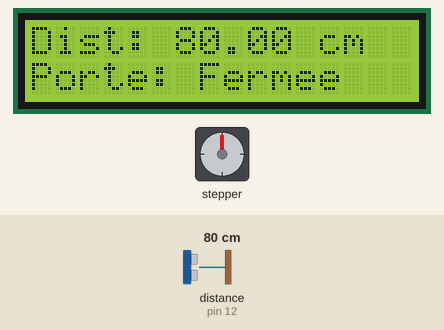
Bench run of a sketch on a simulated Arduino Uno, built with avr-gcc and run on an emulated ATmega328P. Shown: 16×2 character LCD, stepper motor. Inputs (shaded band) come from the test bench; at power-on: distance to the obstacle (sensor on pin 12) 80 cm. The echo pulse lasts 58.3 µs per cm; stepper angles assume 2048 steps per turn; what the sketch prints to the serial monitor is not drawn.

Above: at 3.2 s.
3.3 s: distance to the obstacle (sensor on pin 12) set to 32 cm
At 4.8 s:
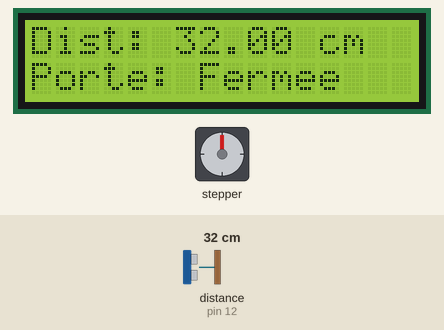
6.3 s: distance to the obstacle (sensor on pin 12) set to 26 cm
At 7.2 s:
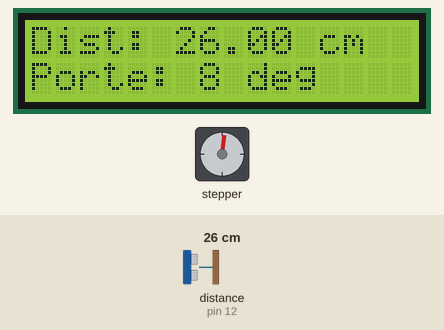
8.1 s: distance to the obstacle (sensor on pin 12) set to 11 cm
At 8.46 s:
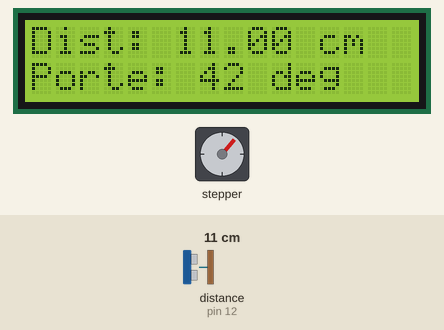
10.7 s: distance to the obstacle (sensor on pin 12) set to 8 cm
At 12.8 s:
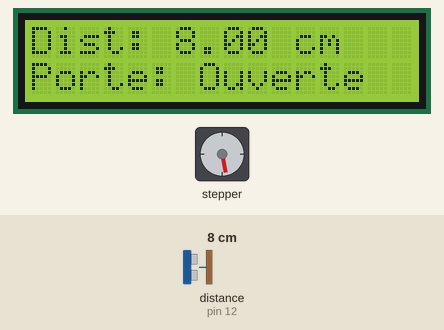
12.9 s: distance to the obstacle (sensor on pin 12) set to 56 cm
At 13.4 s:
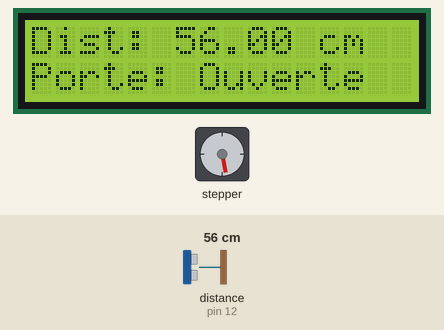
15.9 s: distance to the obstacle (sensor on pin 12) set to 64 cm
At 23.0 s:
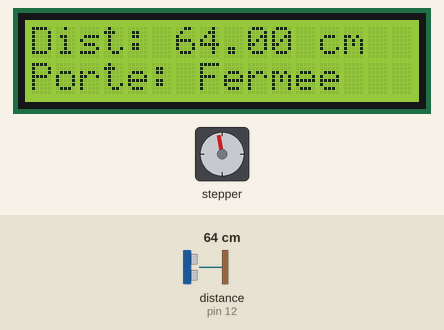
Timing chart, 0 to 23.2 s (numbered marks = the images above; inputs shaded):
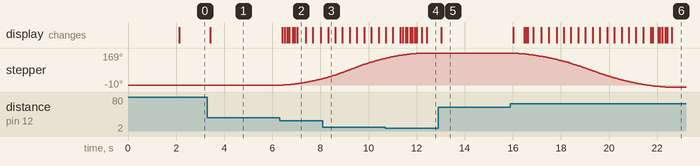

The sketch:

0sx_labo_04.ino
```cpp
#include <HCSR04.h>
#include <LCD_I2C.h>
#include <AccelStepper.h>

#define TRIGGER_PIN 10
#define ECHO_PIN 12

#define MOTOR_INTERFACE_TYPE 4
#define IN_1 31
#define IN_2 33
#define IN_3 35
#define IN_4 37

HCSR04 hc(TRIGGER_PIN, ECHO_PIN);
LCD_I2C lcd(0x27, 16, 2);
AccelStepper myStepper(MOTOR_INTERFACE_TYPE, IN_1, IN_3, IN_2, IN_4);

const char* DA = "2372368";
unsigned long currentTime = 0;
float distance = 0.0;
int degree = 10;
int minAngle = 10;
int maxAngle = 170;
long minStep = (minAngle * 2038.0) / 360;
long maxStep = (maxAngle * 2038.0) / 360;


const int DISPLAY_INTERVAL = 100;
const int DISTANCE_INTERVAL = 50;
const int SERIAL_INTERVAL = 100;
const int DOOR_MOVE_INTERVAL = 2000;

enum Etat {
  FERMEE,
  OUVERTURE,
  OUVERTE,
  FERMETURE
} currentState = FERMEE;

unsigned long doorMoveTime = 0;
bool isMoving = false;

void setup() {
  // put your setup code here, to run once:
  Serial.begin(115200);
  lcd.begin();
  lcd.backlight();

  myStepper.setMaxSpeed(500);
  myStepper.setAcceleration(200);
  myStepper.setSpeed(500);
  myStepper.moveTo(minStep);
  myStepper.enableOutputs();

  departureDisplay();
}

void loop() {
  // put your main code here, to run repeatedly:
  currentTime = millis();
  distance = distanceTask();
  stateManager(distance);
  motorTask();
  screenDisplay(currentTime);
  serialPrint(currentTime);
}

float distanceTask() {
  static unsigned long previousDistance = 0;
  if (currentTime - previousDistance >= DISTANCE_INTERVAL) {
    distance = hc.dist();
    previousDistance = currentTime;
  }
  return distance;
}


void stateManager(float dist) {
  switch (currentState) {
    case FERMEE:
      if (dist < 30 && dist > 0) {
        currentState = OUVERTURE;
        doorMoveTime = currentTime;
        isMoving = true;
        myStepper.enableOutputs();
        myStepper.moveTo(maxStep);
      }
      break;

    case OUVERTURE:
      if (!isMoving) {
        currentState = OUVERTE;
        myStepper.disableOutputs();
      }
      break;

    case OUVERTE:
      if (dist > 60) {
        currentState = FERMETURE;
        doorMoveTime = currentTime;
        isMoving = true;
        myStepper.enableOutputs();
        myStepper.moveTo(-minStep);
      }
      break;

    case FERMETURE:
      if (!isMoving) {
        currentState = FERMEE;
        myStepper.disableOutputs();
      }
      break;
  }
}


void motorTask() {

  if (isMoving) {
    myStepper.run();
    int currentPos = myStepper.currentPosition();
    degree = map(currentPos, minStep, maxStep, minAngle, maxAngle);
    if (!myStepper.isRunning()) {
      isMoving = false;
    }
  }
}

void departureDisplay() {
  lcd.clear();
  lcd.setCursor(0, 0);
  lcd.print(DA);
  lcd.setCursor(0, 1);
  lcd.print("Labo 4A");
  delay(2000);
  lcd.clear();
}

void screenDisplay(unsigned long ct) {
  static unsigned long previousDisplay = 0;

  if (ct - previousDisplay >= DISPLAY_INTERVAL) {
    lcd.clear();
    lcd.setCursor(0, 0);
    lcd.print("Dist: ");
    lcd.print(distance);
    lcd.print(" cm");

    lcd.setCursor(0, 1);
    switch (currentState) {
      case FERMEE:
        lcd.print("Porte: Fermee");
        break;
      case OUVERTE:
        lcd.print("Porte: Ouverte");
        break;
      case OUVERTURE:
      case FERMETURE:
        lcd.print("Porte: ");
        lcd.print(degree);
        lcd.print(" deg");
        break;
    }
    previousDisplay = ct;
  }
}

void serialPrint(unsigned long ct) {
  static unsigned long previousSerial = 0;

  if (ct - previousSerial >= SERIAL_INTERVAL) {
    Serial.print("etd:");
    Serial.print(DA);
    Serial.print(",dist:");
    Serial.print(distance);
    Serial.print(",deg:");
    Serial.println(degree);

    previousSerial = ct;
  }
}
```

Measured:
- the behaviour switches between 30 and 29 cm on distance to the obstacle (sensor on pin 12) (found by bisection; images 1 and 2)
- the behaviour switches between 10 and 9 cm on distance to the obstacle (sensor on pin 12) (found by bisection; images 3 and 4)
- the behaviour switches between 60 and 61 cm on distance to the obstacle (sensor on pin 12) (found by bisection; images 5 and 6)
- after the input at 3.3 s, the display: changes after 0.11 s (image 1)
- after the input at 6.3 s, stepper: keeps turning clockwise at about 21°/s, starting after 0.16 s; the display: first changes after 0.11 s (image 2 shows a later state)
- after the input at 12.9 s, the display: changes after 0.12 s (image 5)
- after the input at 15.9 s, stepper: turns 179° counter-clockwise in 6.4 s, starting at once; the display: first changes after 0.12 s (image 6 shows a later state)
